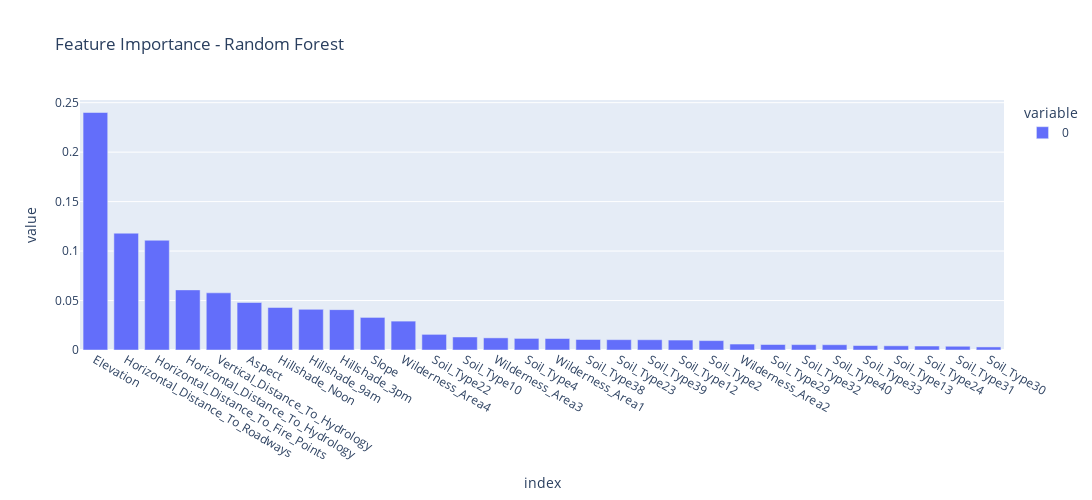

This figure's notebook cell:
### Code cell
## Top 30 Feature Importance
importances = rf.feature_importances_
feat_names = x.columns
feat_imp = pd.Series(importances, index=feat_names).sort_values(ascending=False)

fig = px.bar(feat_imp.head(30),
             title='Feature Importance - Random Forest',
             width=1100, height=500)

fig.show()

### Figure 1 — Plotly figure (JSON) as saved in the notebook; plotly's stock layout.template omitted (floating-point values rounded to 4 significant figures)
{"data": [{"hovertemplate": "variable=0<br>index=%{x}<br>value=%{y}<extra></extra>", "legendgroup": "0", "marker": {"color": "#636efa", "pattern": {"shape": ""}}, "name": "0", "orientation": "v", "showlegend": true, "textposition": "auto", "type": "bar", "x": ["Elevation", "Horizontal_Distance_To_Roadways", "Horizontal_Distance_To_Fire_Points", "Horizontal_Distance_To_Hydrology", "Vertical_Distance_To_Hydrology", "Aspect", "Hillshade_Noon", "Hillshade_9am", "Hillshade_3pm", "Slope", "Wilderness_Area4", "Soil_Type22", "Soil_Type10", "Wilderness_Area3", "Soil_Type4", "Wilderness_Area1", "Soil_Type38", "Soil_Type23", "Soil_Type39", "Soil_Type12", "Soil_Type2", "Wilderness_Area2", "Soil_Type29", "Soil_Type32", "Soil_Type40", "Soil_Type33", "Soil_Type13", "Soil_Type24", "Soil_Type31", "Soil_Type30"], "xaxis": "x", "y": [0.2401, 0.1181, 0.111, 0.06076, 0.05778, 0.04802, 0.04297, 0.04108, 0.04079, 0.03294, 0.0292, 0.0158, 0.01315, 0.01226, 0.01171, 0.01161, 0.01062, 0.01046, 0.01038, 0.01005, 0.009491, 0.006027, 0.00556, 0.005445, 0.005335, 0.004488, 0.004244, 0.004013, 0.003776, 0.003095], "yaxis": "y"}], "layout": {"barmode": "relative", "height": 500, "legend": {"title": {"text": "variable"}, "tracegroupgap": 0}, "title": {"text": "Feature Importance - Random Forest"}, "width": 1100, "xaxis": {"anchor": "y", "domain": [0, 1], "title": {"text": "index"}}, "yaxis": {"anchor": "x", "domain": [0, 1], "title": {"text": "value"}}}}
